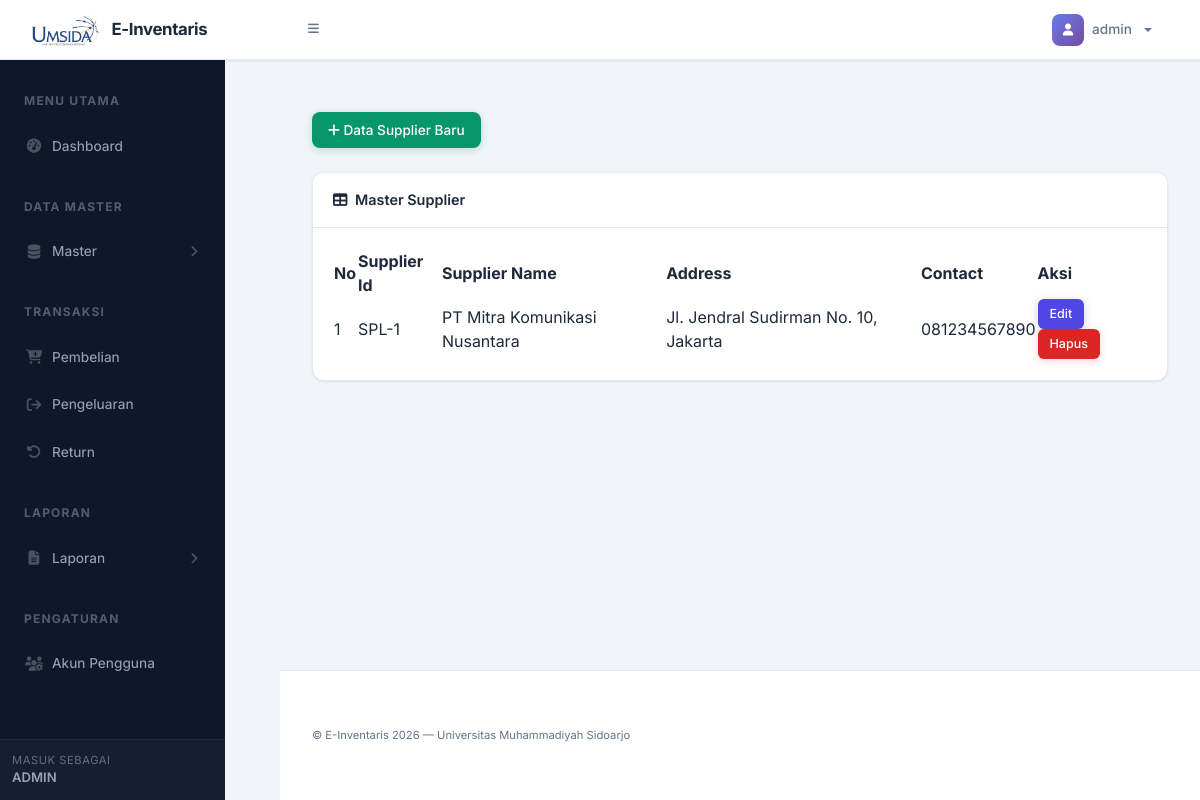
Screenshot of /page/master_supplier.php (signed in) with the database file from the repository.
### tables this page shows
CREATE TABLE `suppliers` (
  `id` int NOT NULL,
  `name` varchar(100) NOT NULL,
  `address` varchar(255) NOT NULL,
  `contact_info` varchar(100) DEFAULT NULL
);

### conf/function.php (called while the page is built, shortened)
<?php
require "config.php";
function getSuppliers() {
    global $conn;
    $query = "SELECT * FROM suppliers";
    $result = mysqli_query($conn, $query);
    $data = [];
    while ($row = mysqli_fetch_assoc($result)) {
        $data[] = $row;
    }
    return $data;
}
?>

### page/master_supplier.php (the view, shortened to what this page needs)
<?php include "src/header.php" ?>
<main>
    <div class="container-fluid px-4">
        <button type="button" class="btn btn-success mt-4 mb-4" data-bs-toggle="modal" data-bs-target="#newMasterSupplier">
            <i class="fas fa-plus"></i>
            Data Supplier Baru
        </button>
        <div class="card mb-4">
            <div class="card-header">
                <i class="fas fa-table me-1"></i>
                Master Supplier
            </div>
            <div class="card-body">
                <table id="datatablesSimple">
                    <thead>
                        <tr>
                            <th>No</th>
                            <th>Supplier Id</th>
                            <th>Supplier Name</th>
                            <th>Address</th>
                            <th>Contact</th>
                            <th>Aksi</th>
                        </tr>
                    </thead>
                    <tbody>
                        <?php
                        $suppliers = getSuppliers();
                        $no = 1;
                        foreach ($suppliers as $item) {
                            echo "<tr>
                                    <td>{$no}</td>
                                    <td>SPL-{$item['id']}</td>
                                    <td>{$item['name']}</td>
                                    <td>{$item['address']}</td>
                                    <td>{$item['contact_info']}</td>
                                    <td>
                                        <button type='button'
                                                class='btn btn-primary btn-sm edit-btn'
                                                data-bs-toggle='modal'
                                                data-bs-target='#editModal'
                                                data-id='{$item['id']}'
                                                data-name='{$item['name']}'
                                                data-address='{$item['address']}'
                                                data-contact='{$item['contact_info']}'>
                                            Edit
                                        </button>
                                        <a href='?delete_id={$item['id']}' class='btn btn-danger btn-sm' onclick='return confirm(\"Are you sure you want to delete this ?\")'>Hapus</a>
                                    </td>
                                </tr>";
                        $no++;
                        }
                        ?>
                    </tbody>
                </table>
            </div>
        </div>
    </div>
</main>
<?php include "src/footer.php" ?>

### page/css/custom-override.css (style rules this page uses)
:root { --ei-primary: #4f46e5; --ei-primary-light: #818cf8; --ei-primary-dark: #3730a3; --ei-accent: #06b6d4; --ei-bg: #f1f5f9; --ei-sidebar: #0f172a; --ei-sidebar-hover: rgba(255, 255, 255, 0.06); --ei-sidebar-active: rgba(99, 102, 241, 0.15); --ei-topbar: #ffffff; --ei-card: #ffffff; --ei-text: #1e293b; --ei-text-muted: #64748b; --ei-border: #e2e8f0; --ei-gradient: linear-gradient(135deg, #667eea 0%, #764ba2 100%); --ei-shadow: 0 1px 3px rgba(0, 0, 0, 0.06), 0 1px 2px rgba(0, 0, 0, 0.04); --ei-shadow-md: 0 4px 6px rgba(0, 0, 0, 0.05), 0 2px 4px rgba(0, 0, 0, 0.03); --ei-shadow-lg: 0 10px 25px rgba(0, 0, 0, 0.08); --ei-radius: 12px; --ei-radius-sm: 8px; --ei-transition: all 0.25s ease; }
body { font-family: 'Inter', -apple-system, sans-serif !important; background-color: var(--ei-bg) !important; color: var(--ei-text); }
#layoutSidenav_content main { padding: 0 !important; }
.container-fluid.px-4 { padding: 2rem !important; }
.card { background: var(--ei-card); border: 1px solid var(--ei-border); border-radius: var(--ei-radius) !important; box-shadow: var(--ei-shadow); transition: var(--ei-transition); overflow: hidden; }
.card-header { background: var(--ei-card) !important; border-bottom: 1px solid var(--ei-border); font-weight: 600; font-size: 0.9rem; color: var(--ei-text); padding: 1rem 1.25rem; }
.card-body { padding: 1.25rem; }
.btn { font-family: 'Inter', sans-serif; font-weight: 500; border-radius: var(--ei-radius-sm); font-size: 0.85rem; padding: 0.5rem 1rem; transition: var(--ei-transition); border: none; }
.btn-primary { background: var(--ei-primary) !important; border-color: var(--ei-primary) !important; box-shadow: 0 2px 8px rgba(79, 70, 229, 0.25); }
.btn-success { background: #059669 !important; border-color: #059669 !important; box-shadow: 0 2px 8px rgba(5, 150, 105, 0.25); }
.btn-danger { background: #dc2626 !important; border-color: #dc2626 !important; box-shadow: 0 2px 8px rgba(220, 38, 38, 0.2); }
.btn-sm { padding: 0.35rem 0.75rem; font-size: 0.78rem; border-radius: 6px; }
main { animation: pageEnter 0.4s ease-out; }

### rows the page displays
suppliers: id "1", name "PT Mitra Komunikasi Nusantara", address "Jl. Jendral Sudirman No. 10, Jakarta", contact_info "081234567890"

### other values shown
$_SESSION['username'] "admin"
$_SESSION['username'] "ADMIN"
